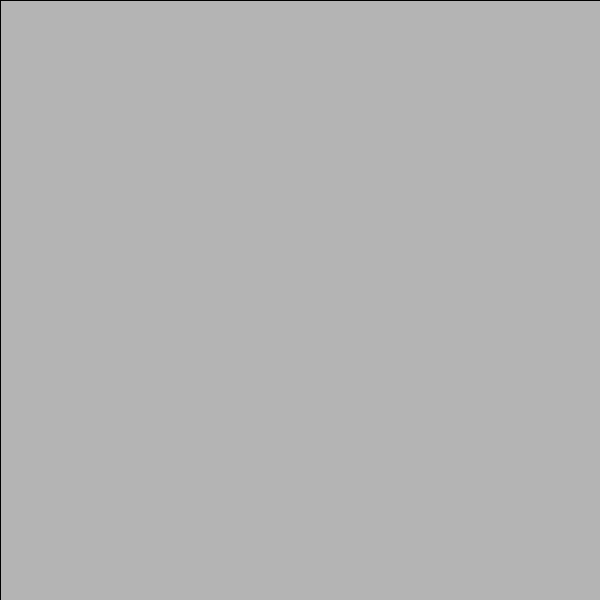
Frame 1 (no input)
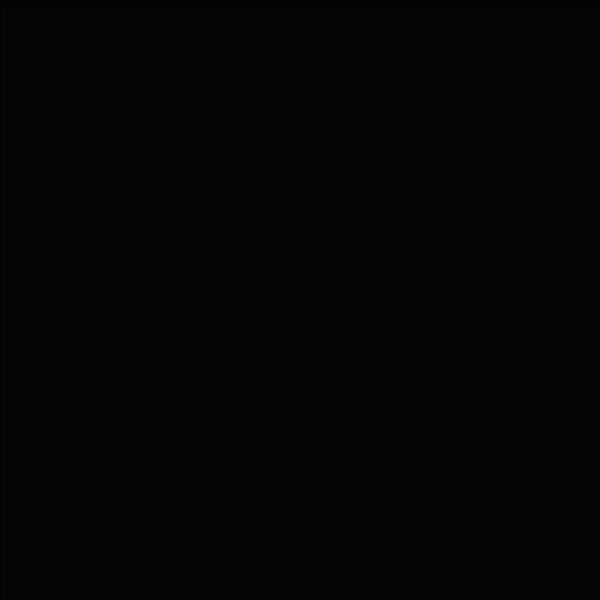
Frame 60 (the mouse pressed at the canvas centre just before this capture)
Frame 120 (the mouse held since frame 60 and released just before this capture): identical to frame 60, image omitted

The Processing sketch that drew these frames (run headless with seeded random() and noise(); from frame 60 on, the mouse is pressed at the canvas centre):

// Processing sketch: processing_71477
// ── processing_71477.pde

//Lucky Lui Computer Programming 1 14/15 (USERINPUT)
float x =0;
float y=0;
int a=0;
int b=0;
void setup()
{
  size(600,600);
}
void draw()
{
   fill(0,0,0,30);
  rect(0,0,600,600);
}
void keyPressed()
{
  fill(255);
  fill(19,234,207);
  rect(x,y,50,50);
  rect(600-x,600-y,50,50);
  if(keyPressed==true && key=='w')
  {
    y=y-20;
    b=b-20;
  }
  if(keyPressed==true && key=='s')
  {
    y=y+20;
    b=b-20;
  }
  if (keyPressed==true && key=='d')
  {
    x=x+20;
    a=a+20;
  }
  if (keyPressed==true && key=='a')
  {
    x=x-20;
    a=a-20;
  }
  if (y>600)
  {
    y=y;
  }
  if (keyPressed==true && key=='c')
  {
    fill(255);
    rect(0,0,600,600);
  }
  if(keyPressed==true && key=='r')
  {
    fill(255,31,31);
    rect(0,0,600,600);
  }
  if(keyPressed==true && key=='b')
  {
    fill(31,141,255);
    rect(0,0,600,600);
  }
  if(keyPressed==true && key=='g')
  {
    fill(31,255,92);
    rect(0,0,600,600);
  }
}
